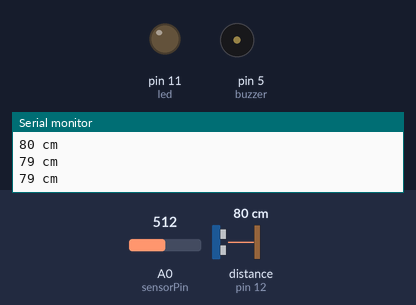
Recording of a sketch running on a simulated Arduino Uno, built with avr-gcc and run on an emulated ATmega328P. On the bench: output pins drawn as LEDs (lit = HIGH), buzzer (waves = sounding), the last lines printed to the serial monitor. Wiring (inferred from the names in the program): ultrasonic range finder: trigger pin 13; echo pin 12. The inputs (shaded band) are chosen by the test bench; at power-on: distance to the obstacle (sensor on pin 12) 80 cm, A0 (sensorPin) = 512. The echo pulse lasts 58.3 µs per cm; pins used as bus, display or sensor lines are not drawn.

Above: at 1.3 s.
1.4 s: distance to the obstacle (sensor on pin 12) set to 12 cm
2.9 s: distance to the obstacle (sensor on pin 12) set to 9 cm
At 3.9 s:
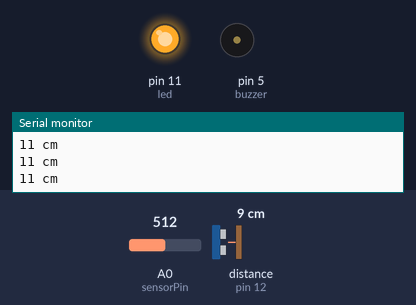
At 7.0 s:
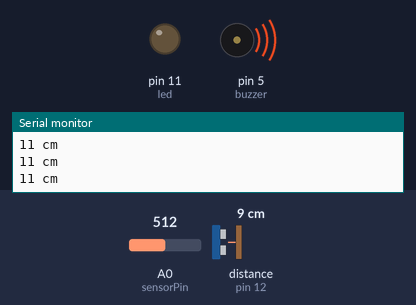
Timing chart, 0 to 11.9 s (numbered marks = the images above; inputs shaded):
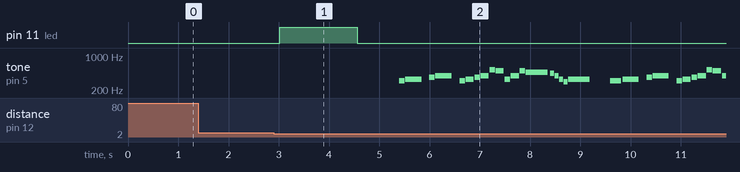

The sketch:

ultrasonic.ino
```cpp
#define trigPin 13

#define echoPin 12

#define led 11


int sensorPin = A0;    // select the input pin for the potentiometer
int sensorValue = 0;  // variable to store the value coming from the sensor
/*
  Pink Panther theme
  Connect a piezo buzzer or speaker to pin 11 or select a new pin.
  More songs available at https://github.com/robsoncouto/arduino-songs

                                              Robson Couto, 2019
*/
#define NOTE_B0  31
#define NOTE_C1  33
#define NOTE_CS1 35
#define NOTE_D1  37
#define NOTE_DS1 39
#define NOTE_E1  41
#define NOTE_F1  44
#define NOTE_FS1 46
#define NOTE_G1  49
#define NOTE_GS1 52
#define NOTE_A1  55
#define NOTE_AS1 58
#define NOTE_B1  62
#define NOTE_C2  65
#define NOTE_CS2 69
#define NOTE_D2  73
#define NOTE_DS2 78
#define NOTE_E2  82
#define NOTE_F2  87
#define NOTE_FS2 93
#define NOTE_G2  98
#define NOTE_GS2 104
#define NOTE_A2  110
#define NOTE_AS2 117
#define NOTE_B2  123
#define NOTE_C3  131
#define NOTE_CS3 139
#define NOTE_D3  147
#define NOTE_DS3 156
#define NOTE_E3  165
#define NOTE_F3  175
#define NOTE_FS3 185
#define NOTE_G3  196
#define NOTE_GS3 208
#define NOTE_A3  220
#define NOTE_AS3 233
#define NOTE_B3  247
#define NOTE_C4  262
#define NOTE_CS4 277
#define NOTE_D4  294
#define NOTE_DS4 311
#define NOTE_E4  330
#define NOTE_F4  349
#define NOTE_FS4 370
#define NOTE_G4  392
#define NOTE_GS4 415
#define NOTE_A4  440
#define NOTE_AS4 466
#define NOTE_B4  494
#define NOTE_C5  523
#define NOTE_CS5 554
#define NOTE_D5  587
#define NOTE_DS5 622
#define NOTE_E5  659
#define NOTE_F5  698
#define NOTE_FS5 740
#define NOTE_G5  784
#define NOTE_GS5 831
#define NOTE_A5  880
#define NOTE_AS5 932
#define NOTE_B5  988
#define NOTE_C6  1047
#define NOTE_CS6 1109
#define NOTE_D6  1175
#define NOTE_DS6 1245
#define NOTE_E6  1319
#define NOTE_F6  1397
#define NOTE_FS6 1480
#define NOTE_G6  1568
#define NOTE_GS6 1661
#define NOTE_A6  1760
#define NOTE_AS6 1865
#define NOTE_B6  1976
#define NOTE_C7  2093
#define NOTE_CS7 2217
#define NOTE_D7  2349
#define NOTE_DS7 2489
#define NOTE_E7  2637
#define NOTE_F7  2794
#define NOTE_FS7 2960
#define NOTE_G7  3136
#define NOTE_GS7 3322
#define NOTE_A7  3520
#define NOTE_AS7 3729
#define NOTE_B7  3951
#define NOTE_C8  4186
#define NOTE_CS8 4435
#define NOTE_D8  4699
#define NOTE_DS8 4978
#define REST      0


// change this to make the song slower or faster
int tempo = 250;

// change this to whichever pin you want to use
int buzzer = 5;

// notes of the moledy followed by the duration.
// a 4 means a quarter note, 8 an eighteenth , 16 sixteenth, so on
// !!negative numbers are used to represent dotted notes,
// so -4 means a dotted quarter note, that is, a quarter plus an eighteenth!!
int melody[] = {

  // Pink Panther theme
  // Score available at https://musescore.com/benedictsong/the-pink-panther
  // Theme by Masato Nakamura, arranged by Teddy Mason

  REST,2, REST,4, REST,8, NOTE_DS4,8,
  NOTE_E4,-4, REST,8, NOTE_FS4,8, NOTE_G4,-4, REST,8, NOTE_DS4,8,
  NOTE_E4,-8, NOTE_FS4,8,  NOTE_G4,-8, NOTE_C5,8, NOTE_B4,-8, NOTE_E4,8, NOTE_G4,-8, NOTE_B4,8,
  NOTE_AS4,2, NOTE_A4,-16, NOTE_G4,-16, NOTE_E4,-16, NOTE_D4,-16,
  NOTE_E4,2, REST,4, REST,8, NOTE_DS4,4,

  NOTE_E4,-4, REST,8, NOTE_FS4,8, NOTE_G4,-4, REST,8, NOTE_DS4,8,
  NOTE_E4,-8, NOTE_FS4,8,  NOTE_G4,-8, NOTE_C5,8, NOTE_B4,-8, NOTE_G4,8, NOTE_B4,-8, NOTE_E5,8,
  NOTE_DS5,1,
  NOTE_D5,2, REST,4, REST,8, NOTE_DS4,8,
  NOTE_E4,-4, REST,8, NOTE_FS4,8, NOTE_G4,-4, REST,8, NOTE_DS4,8,
  NOTE_E4,-8, NOTE_FS4,8,  NOTE_G4,-8, NOTE_C5,8, NOTE_B4,-8, NOTE_E4,8, NOTE_G4,-8, NOTE_B4,8,

  NOTE_AS4,2, NOTE_A4,-16, NOTE_G4,-16, NOTE_E4,-16, NOTE_D4,-16,
  NOTE_E4,-4, REST,4,
  REST,4, NOTE_E5,-8, NOTE_D5,8, NOTE_B4,-8, NOTE_A4,8, NOTE_G4,-8, NOTE_E4,-8,
  NOTE_AS4,16, NOTE_A4,-8, NOTE_AS4,16, NOTE_A4,-8, NOTE_AS4,16, NOTE_A4,-8, NOTE_AS4,16, NOTE_A4,-8,
  NOTE_G4,-16, NOTE_E4,-16, NOTE_D4,-16, NOTE_E4,16, NOTE_E4,16, NOTE_E4,2,

};

// sizeof gives the number of bytes, each int value is composed of two bytes (16 bits)
// there are two values per note (pitch and duration), so for each note there are four bytes
int notes = sizeof(melody) / sizeof(melody[0]) / 2;

// this calculates the duration of a whole note in ms
int wholenote = (60000 * 4) / tempo;

int divider = 0, noteDuration = 0;


void setup()

{
Serial.begin (9600);

pinMode(trigPin, OUTPUT);

pinMode(echoPin, INPUT);

pinMode(led, OUTPUT);
}

void loop()

{

long duration, distance;

sensorValue = analogRead(sensorPin);

digitalWrite(trigPin, LOW);

delayMicroseconds(2);

digitalWrite(trigPin, HIGH);

delayMicroseconds(10);

digitalWrite(trigPin, LOW);

duration = pulseIn(echoPin, HIGH);

distance = (duration/2) / 29.1;

if (distance < 10)

{

digitalWrite(led,HIGH);
delay(sensorValue*3);
digitalWrite(led,LOW);
for (int thisNote = 0; thisNote < notes * 2; thisNote = thisNote + 2) {

    // calculates the duration of each note
    divider = melody[thisNote + 1];
    if (divider > 0) {
      // regular note, just proceed
      noteDuration = (wholenote) / divider;
    } else if (divider < 0) {
      // dotted notes are represented with negative durations!!
      noteDuration = (wholenote) / abs(divider);
      noteDuration *= 1.5; // increases the duration in half for dotted notes
    }

    // we only play the note for 90% of the duration, leaving 10% as a pause
    tone(buzzer, melody[thisNote], noteDuration * 0.9);

    // Wait for the specief duration before playing the next note.
    delay(noteDuration);

    // stop the waveform generation before the next note.
    noTone(buzzer);
  }
//digitalWrite(led,LOW);
//delay(15000);
}

else {

digitalWrite(led,LOW);

}

Serial.print(distance);

Serial.println(" cm");

delay(500);

}
```

Measured:
- the behaviour switches between 11 and 10 cm on distance to the obstacle (sensor on pin 12) (found by bisection; images 0 and 1)
- after the input at 2.9 s, pin 11 (led): LOW → HIGH after 0.12 s, → LOW 1.5 s later; tone on pin 5 (buzzer): plays 311 Hz for 0.11 s, 330 Hz for 0.32 s, 370 Hz for 0.11 s, 392 Hz for 0.32 s, 311 Hz for 0.11 s, 330 Hz for 0.16 s … (30 notes in this stretch), starting after 2.5 s
